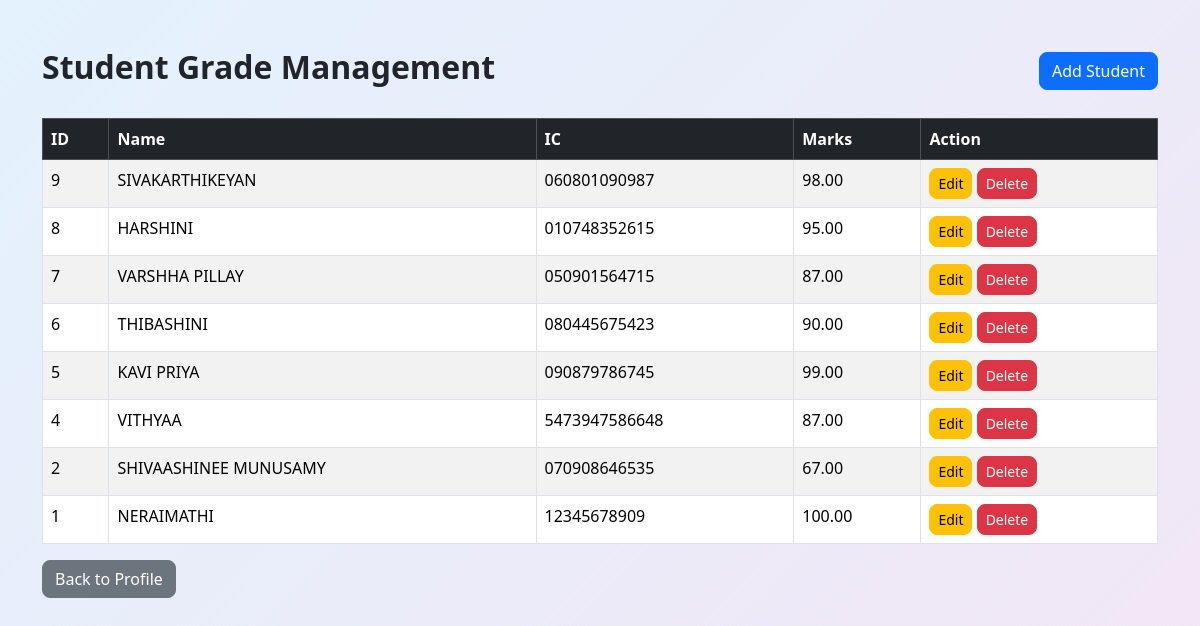
/students.php (signed in), run on the app's committed database.
### tables this page shows
CREATE TABLE `students` (
  `id` int(11) NOT NULL,
  `name` varchar(100) NOT NULL,
  `ic` varchar(20) NOT NULL,
  `marks` decimal(5,2) NOT NULL
);

### controllers/StudentController.php (called while the page is built, shortened)
<?php
require_once __DIR__ . "/../models/Student.php";
class StudentController
{
    private $studentModel;
    public function __construct()
    {
        $database = new Database();
        $db = $database->connect();
        $this->studentModel = new Student($db);
    }
    public function getStudents()
    {
        return $this->studentModel->getStudents();
    }
}
?>

### models/Student.php (called while the page is built, shortened)
<?php
class Student
{
    private $conn;
    public function __construct($db)
    {
        $this->conn = $db;
    }
    public function getStudents()
    {
        $sql = "SELECT * FROM students ORDER BY id DESC";
        $stmt = $this->conn->prepare($sql);
        $stmt->execute();
        return $stmt->get_result();
    }
}
?>

### students.php (the view, shortened to what this page needs)
<?php
require_once __DIR__ . "/controllers/StudentController.php";
$studentController = new StudentController();
$students = $studentController->getStudents();
?>
<!DOCTYPE html>
<html>
<head>
    <link
        href="https://cdn.jsdelivr.net/npm/bootstrap@5.3.3/dist/css/bootstrap.min.css"
        rel="stylesheet"
    >
    <link rel="stylesheet" href="css/style.css">
</head>
<body>
<div class="container mt-5">
    <div class="d-flex justify-content-between align-items-center mb-4">
        <h2>Student Grade Management</h2>
        <a href="add_student.php" class="btn btn-primary">
            Add Student
        </a>
    </div>
    <table class="table table-bordered table-striped">
        <thead class="table-dark">
            <tr>
                <th>ID</th>
                <th>Name</th>
                <th>IC</th>
                <th>Marks</th>
                <th>Action</th>
            </tr>
        </thead>
        <tbody>
        <?php while ($student = $students->fetch_assoc()) { ?>
            <tr>
                <td>
                    <?php echo $student["id"]; ?>
                </td>
                <td>
                    <?php echo htmlspecialchars($student["name"]); ?>
                </td>
                <td>
                    <?php echo htmlspecialchars($student["ic"]); ?>
                </td>
                <td>
                    <?php echo $student["marks"]; ?>
                </td>
                <td>
                    <a
                        href="edit_student.php?id=<?php echo $student["id"]; ?>"
                        class="btn btn-warning btn-sm"
                    >
                        Edit
                    </a>
                    <a
                        href="delete_student.php?id=<?php echo $student["id"]; ?>"
                        class="btn btn-danger btn-sm"
                        onclick="return confirm('Are you sure you want to delete this student?');"
                    >
                        Delete
                    </a>
                </td>
            </tr>
        <?php } ?>
        </tbody>
    </table>
    <a href="profile.php" class="btn btn-secondary">
        Back to Profile
    </a>
</div>
</body>
</html>

### css/style.css (style rules this page uses)
body { background: linear-gradient(135deg, #e3f2fd, #f3e5f5); min-height: 100vh; }
h1, h2, h3 { font-weight: bold; }
.btn { border-radius: 8px; }

### data on the page
students: id "9", name "SIVAKARTHIKEYAN", ic "060801090987", marks "98.00"
students: id "8", name "HARSHINI", ic "010748352615", marks "95.00"
students: id "7", name "VARSHHA PILLAY", ic "050901564715", marks "87.00"
students: id "6", name "THIBASHINI", ic "080445675423", marks "90.00"
students: id "5", name "KAVI PRIYA", ic "090879786745", marks "99.00"
students: id "4", name "VITHYAA", ic "5473947586648", marks "87.00"
students: id "2", name "SHIVAASHINEE MUNUSAMY", ic "070908646535", marks "67.00"
students: id "1", name "NERAIMATHI", ic "12345678909", marks "100.00"
